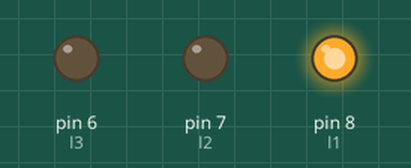
This sketch was run on a simulated Arduino Uno, built with avr-gcc and run on an emulated ATmega328P. Shown: output pins drawn as LEDs (lit = HIGH).

Above: at 0.5 s.
At 1.5 s:
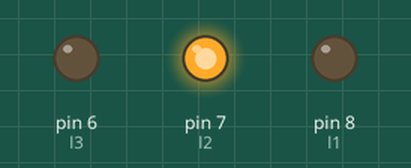
At 5.5 s:
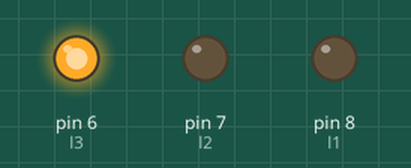
Timing chart, 0 to 6.9 s (numbered marks = the images above):
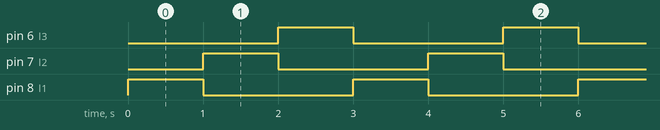

The sketch:

rgb.ino
```cpp
int l1=8;
int l2=7;
int l3=6;
void setup() {
  // put your setup code here, to run once:
pinMode(l1,OUTPUT);
pinMode(l2,OUTPUT);
pinMode(l3,OUTPUT);
Serial.begin(9600);
}
void setcolor(int red, int green, int blue)
{
  analogWrite(l1,red);
  analogWrite(l2,green);
  analogWrite(l3,blue);
}
void loop() {
  // put your main code here, to run repeatedly:
  setcolor(255,0,0);
  delay(1000);
  setcolor(0,255,0);
  delay(1000);
  setcolor(0,0,255);
  delay(1000);
}
```

Measured:
- by itself, pin 6 (l3), pin 7 (l2), pin 8 (l1): alternates HIGH for 1.0 s and LOW for 2.0 s
- by itself, everything shown: repeats every 3.0 s, in 3 steps
